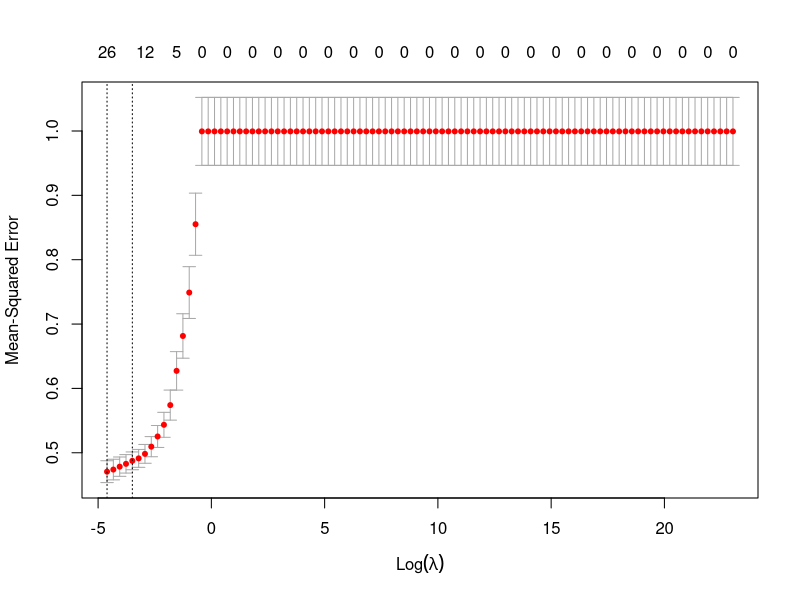

Generate this figure with R:
library(glmnet)  

#read data
edu = read.csv('data/final.csv', stringsAsFactors = FALSE)
edu = edu[, -c(1)]

grid = 10^seq(10, -2, length=100)

set.seed(159)

#fit model
lasso = cv.glmnet(as.matrix(edu[,c(1:32)]), as.matrix(edu[,33]), intercept = FALSE, 
                   standardize = FALSE, lambda = grid, alpha = 1)

lasso$glmnet.fit$beta[,which(lasso$lambda == lasso$lambda.min)]

#save data
save(lasso, file = 'data/lasso.RData')

#plot
pdf("images/lasso.pdf")
png("images/lasso.png")
plot(lasso)
dev.off()
